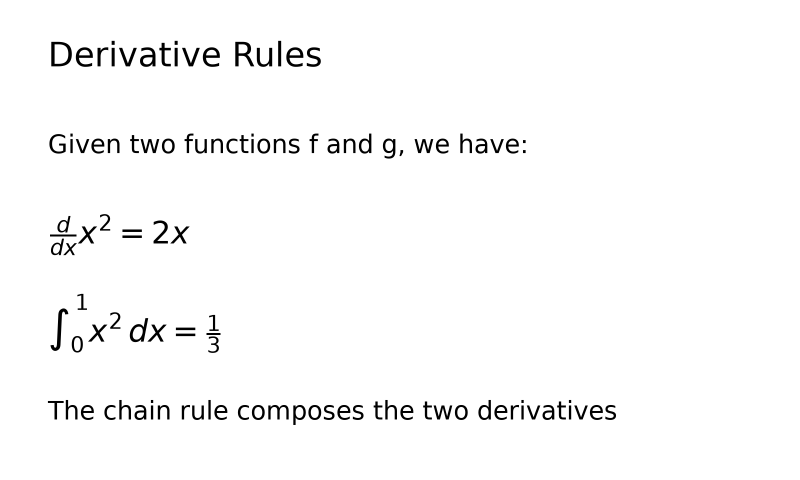
#> input picture assets/eval/board_01.png, 1600 x 960 px (shown at 1/2 size)
$ python pipeline.py ../assets/eval/board_01.png ../assets/eval/board_02.png
#> lines starting #> are read from the running program, lines starting #| are printed output that depends on the picture; after the words box and inside, x2 and y2 are one past the last pixel; in counts of white or black regions, pixels touching at a corner belong together
### preprocess/enhance.py
# -*- coding: utf-8 -*-
"""preprocess/enhance.py —— 图像增强四步(主责: B 郭佳欣;骨架: A 提供)

验证命令(填完函数后运行):
    python -m preprocess.enhance assets/test_text.png data/enhance_check
期望结果:
    data/enhance_check/ 下生成 gray.png / norm.png / binary.png / crop.png
    其中 crop.png 四边贴合内容,没有大片空白边;肉眼核对即可。

AI 辅助说明: 见 README「诚信声明」。

数据流(接口已冻结,只填函数体,不改签名):
    load_image(A) -> to_gray -> normalize -> binarize -> crop_content
    输入 bgr    : np.ndarray, 形状 (H, W, 3), uint8, BGR, 长边 <= 1600
    最终输出    : np.ndarray, 形状 (H, W),   uint8, 取值 0/255

极性约定(重要,联调时与 A 确认):
    本模块输出的二值图极性不保证(板书照片通常是"黑字白底");
    layout 入口会先 ensure_foreground_white() 统一成"字=白(255)"再切行。
    因此这里不需要你自己翻转极性,也不要改动 crop_content 的前景判断。
"""

from __future__ import annotations

import cv2
import numpy as np


def to_gray(bgr: np.ndarray) -> np.ndarray:
    """第一步: BGR 彩色图 -> 单通道灰度图。

    单行实现,用 cv2.cvtColor。验证:
        python -c "import cv2; from preprocess.enhance import to_gray; \
g = to_gray(cv2.imread('assets/test_text.png')); print(g.shape, g.dtype)"
    期望: (H, W) uint8 —— 比输入少一维。
    """
    return cv2.cvtColor(bgr, cv2.COLOR_BGR2GRAY)


def normalize(gray: np.ndarray) -> np.ndarray:
    """第二步: 光照归一化(CLAHE),把板书照片上的明暗拉均匀。

    用 cv2.createCLAHE(clipLimit=2.0, tileGridSize=(8, 8)) 再 .apply。
    验证: 对同一张图,角落发暗的区域在 norm.png 里字迹应更清晰均匀。
    """
    clahe = cv2.createCLAHE(clipLimit=2.0, tileGridSize=(8, 8))
    return clahe.apply(gray)


def binarize(gray: np.ndarray) -> np.ndarray:
    """第三步: Otsu 自动阈值二值化,输出只有 0 和 255 两种值。

    用 cv2.threshold(gray, 0, 255, cv2.THRESH_BINARY + cv2.THRESH_OTSU),
    阈值参数填 0 表示让 Otsu 自己找,不要手调数字。
    验证: binary.png 里整张图只有黑白两色,没有中间灰。
    """
    _, out = cv2.threshold(gray, 0, 255, cv2.THRESH_BINARY + cv2.THRESH_OTSU)
    return out


def crop_content(bin_img: np.ndarray) -> np.ndarray:
    """第四步: 用行列投影裁掉四周空白边。

    前景判断: 本步骤按"暗像素是字"统计(与 Otsu 输出极性一致),
    即 fg = (bin_img < 128)。不需要翻转极性,layout 入口会统一。

    算法步骤(参考《分工_B_版面分析.md》§3.4):
      1. fg = (bin_img < 128)              # True 表示是字
      2. rows = np.where(fg.any(axis=1))[0]  # 有字的行号
      3. cols = np.where(fg.any(axis=0))[0]  # 有字的列号
      4. 空图(len(rows)==0 或 len(cols)==0)原样返回,不要崩溃
      5. 用切片 bin_img[rows[0]:rows[-1]+1, cols[0]:cols[-1]+1] 裁剪

    验证: crop.png 四边贴合内容,无大片空白边。
    """
    fg = bin_img < 128                    # True = 暗像素 = 字
    rows = np.where(fg.any(axis=1))[0]
    cols = np.where(fg.any(axis=0))[0]
    if len(rows) == 0 or len(cols) == 0:
        return bin_img                    # 全空图: 原样返回,不要崩
    return bin_img[rows[0]:rows[-1] + 1, cols[0]:cols[-1] + 1]


# ---------------------------------------------------------------------------
# 以下自测脚本与四个函数的实现无关,B 不需要修改。
# 作用: 把一张样例图走完四步并存图,让你用眼睛检查每一步结果。
# ---------------------------------------------------------------------------
# [32 lines that do not run on import are left out]

### preprocess/pipeline.py
# -*- coding: utf-8 -*-
"""preprocess/pipeline.py —— 图像入口(主责: A 胡秉善)

验证命令:
    python -m preprocess.pipeline assets/test_text.png data/preprocess_check
期望结果:
    终端打印 bgr / binary 的尺寸;data/preprocess_check/ 下生成
    bgr.png(缩放后原图)和 binary.png(二值图)。
    binary.png 应为"整页裁剪过的二值图"(只有 0/255,四周空白已裁掉)。

AI 辅助说明: 见 README「诚信声明」。

冻结接口(Week 6 起不改,下游 layout/compose 依赖):
    load_image(path) -> np.ndarray        # BGR, 长边 <= MAX_SIDE(1600)
    preprocess(path) -> {"binary": 二值图, "bgr": 缩放后 BGR 图}

数据流:
    path -> load_image -> [B 的 enhance 四步] -> {"binary", "bgr"}

极性说明(与 enhance.py / segment.py 文件头呼应):
    本模块不保证 binary 的前景极性(通常"黑字白底");
    layout 入口的 ensure_foreground_white 负责统一成"字=白(255)"。
"""

from __future__ import annotations

import os

import cv2
import numpy as np

from config import MAX_SIDE
from preprocess.enhance import binarize, crop_content, normalize, to_gray


def _decode_image(path: str) -> np.ndarray | None:
    """用字节流读图,兼容中文/空格路径。

    为什么不用 cv2.imread:
        Windows 上 cv2.imread 走 ANSI 路径,遇到中文文件名直接返回 None
        (实测 "微信图片_xxx.jpg" 读不出来,imdecode 却正常)。
    """
    data = np.fromfile(path, dtype=np.uint8)
    if data.size == 0:
        return None
    return cv2.imdecode(data, cv2.IMREAD_COLOR)


def load_image(path: str, max_side: int = MAX_SIDE) -> np.ndarray:
    """读入图片并缩放,返回 BGR ndarray(长边 <= max_side)。

    - 路径含中文也可以(内部用 imdecode,不用 imread);
    - 读不到/非图片时抛 FileNotFoundError 或 ValueError(不返回 None);
    - 只在图太大时缩小,从不放大(放大只会糊)。
    """
    if not os.path.exists(path):
        raise FileNotFoundError(path)

    img = _decode_image(path)
    if img is None:
        raise ValueError(f"无法读取图片(格式不支持或文件损坏): {path}")

    h, w = img.shape[:2]
    scale = max_side / max(h, w)
    if scale < 1:
        img = cv2.resize(img, (int(w * scale), int(h * scale)))
    return img


def preprocess(path: str) -> dict:
    """完整预处理:原始路径 -> {"binary": 二值图, "bgr": 缩放后 BGR 图}。

    四步增强全部来自 B 的 preprocess/enhance.py:
        to_gray -> normalize -> binarize -> crop_content
    A 只负责读图、缩放和按序调用,不做任何像素级处理。
    """
    bgr = load_image(path)
#> in _decode_image, returned value is the input picture: shape (960, 1600, 3); min 0, max 255, mean 249.2
    gray = to_gray(bgr)              # B
    gray = normalize(gray)           # B
    bin_img = binarize(gray)         # B
#> in binarize, `_, out = cv2.threshold(gray, 0, 255, cv2.THRESH_BINARY + cv2.THRESH_OT..`: out: shape (960, 1600); 97.7% white; 112 black regions, largest, box (x1, y1, x2, y2) and area: (103, 84, 144, 133) 824, (471, 84, 508, 133) 784, (101, 617, 137, 702) 758
    bin_img = crop_content(bin_img)  # B
#> in crop_content, `fg = bin_img < 128`:
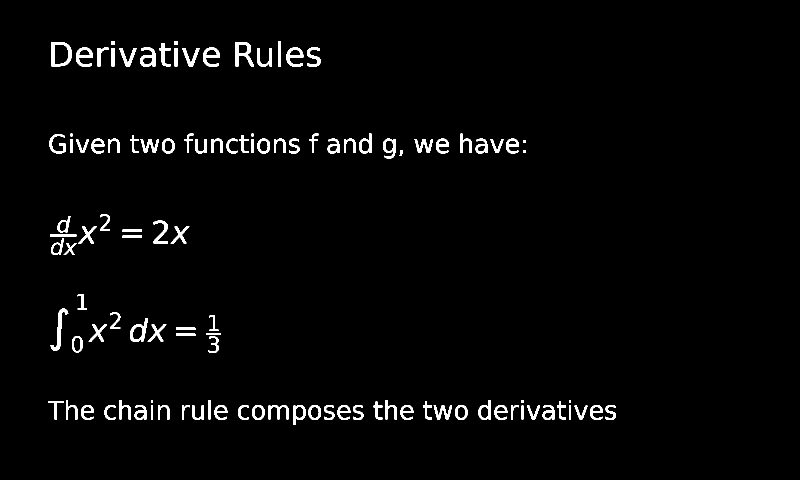
#> fg: shape (960, 1600) bool (shown at 1/2 size); 2.3% white; 112 white regions, largest, box (x1, y1, x2, y2) and area: (103, 84, 144, 133) 824, (471, 84, 508, 133) 784, (101, 617, 137, 702) 758
#> in crop_content, `rows = np.where(fg.any(axis=1))[0]`: rows = 352 values from 82 to 849
#> in crop_content, `cols = np.where(fg.any(axis=0))[0]`: cols = 1061 values from 96 to 1231
#> in crop_content, `return bin_img[rows[0]:rows[-1] + 1, cols[0]:cols[-1] + 1]`:
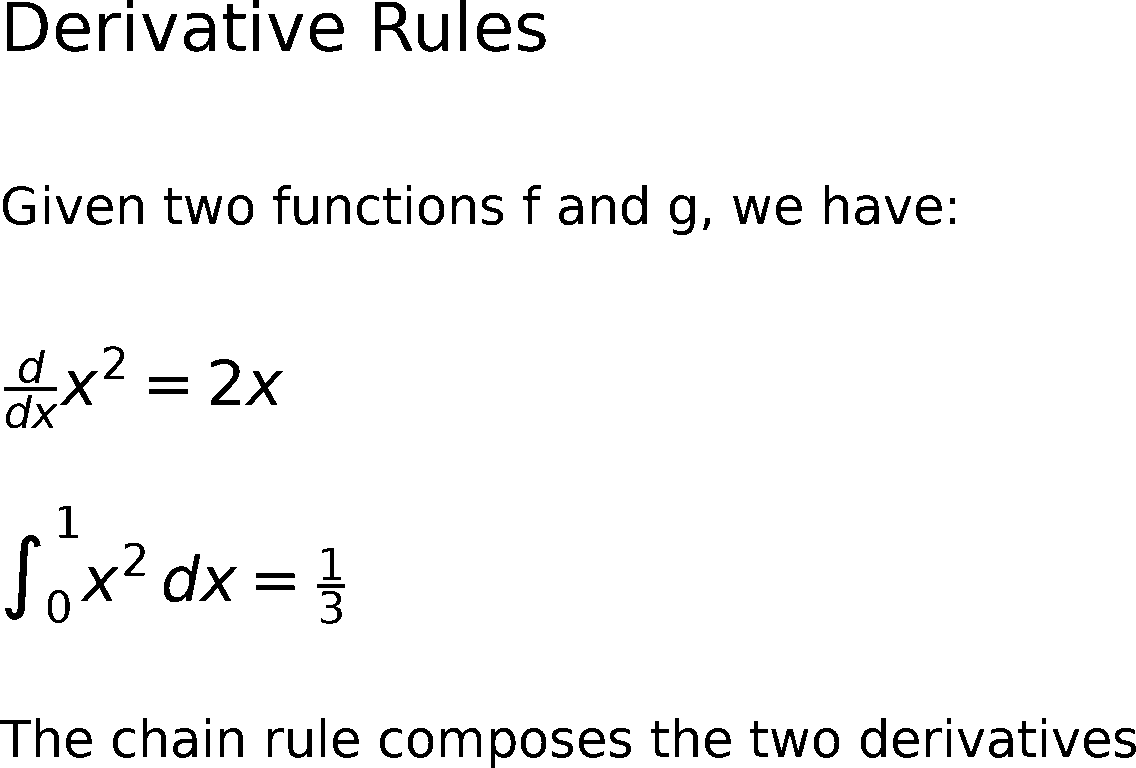
#> returned value: shape (768, 1136); 96% white; 112 black regions, largest, box (x1, y1, x2, y2) and area: (7, 2, 48, 51) 824, (375, 2, 412, 51) 784, (5, 535, 41, 620) 758
    return {"binary": bin_img, "bgr": bgr}


if __name__ == "__main__":
    import os
    import sys

    if len(sys.argv) != 3:
        print("用法: python -m preprocess.pipeline <图片路径> <输出目录>")
        raise SystemExit(1)

    src, out_dir = sys.argv[1], sys.argv[2]
    os.makedirs(out_dir, exist_ok=True)

    result = preprocess(src)
#> result = 2 items
    cv2.imwrite(os.path.join(out_dir, "bgr.png"), result["bgr"])
    cv2.imwrite(os.path.join(out_dir, "binary.png"), result["binary"])

    print(f"bgr   : {result['bgr'].shape} {result['bgr'].dtype}")
#| bgr   : (960, 1600, 3) uint8
    print(f"binary: {result['binary'].shape} {result['binary'].dtype}")
#| binary: (768, 1136) uint8
    print(f"已输出 2 张图到 {out_dir}/")

$ run again, on assets/eval/board_03.png
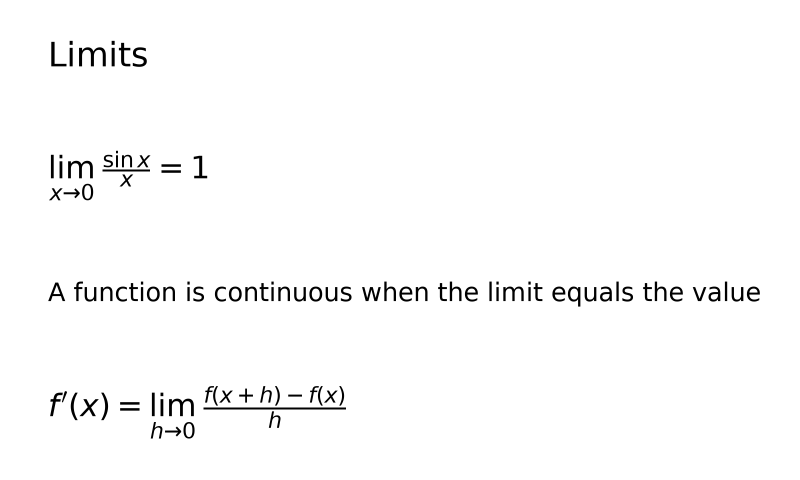
#> input picture assets/eval/board_03.png, 1600 x 960 px (shown at 1/2 size)
#> in _decode_image, returned value is the input picture: shape (960, 1600, 3); min 0, max 255, mean 250.4
#> out: shape (960, 1600); 98.2% white; 104 black regions, largest, box (x1, y1, x2, y2) and area: (407, 815, 692, 819) 1140, (158, 95, 212, 133) 844, (136, 322, 186, 357) 747
#> in crop_content, `fg = bin_img < 128`:
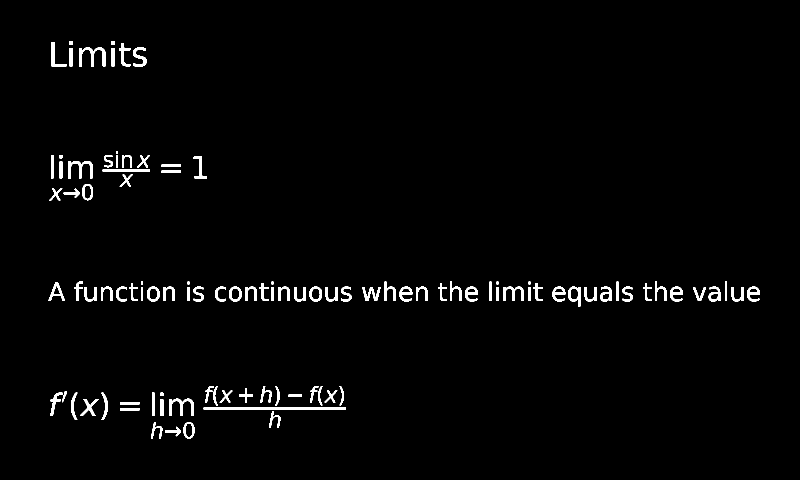
#> fg: shape (960, 1600) bool (shown at 1/2 size); 1.8% white; 104 white regions, largest, box (x1, y1, x2, y2) and area: (407, 815, 692, 819) 1140, (158, 95, 212, 133) 844, (136, 322, 186, 357) 747
#> rows = 303 values from 82 to 876
#> cols = 1147 values from 97 to 1519
#> in crop_content, `return bin_img[rows[0]:rows[-1] + 1, cols[0]:cols[-1] + 1]`:
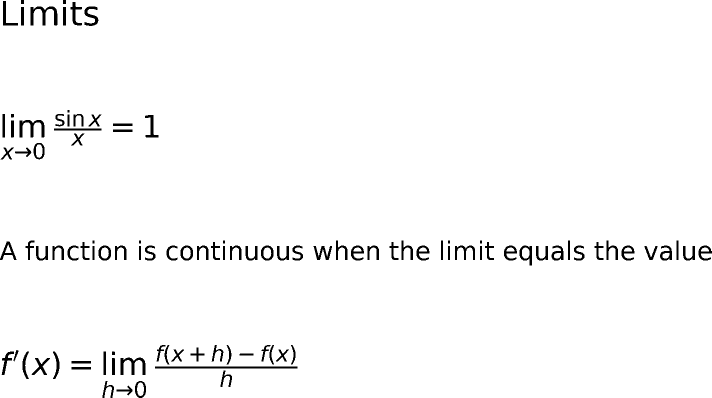
#> returned value: shape (795, 1423) (shown at 1/2 size); 97.5% white; 104 black regions, largest, box (x1, y1, x2, y2) and area: (310, 733, 595, 737) 1140, (61, 13, 115, 51) 844, (39, 240, 89, 275) 747
#> result = 2 items
#| bgr   : (960, 1600, 3) uint8
#| binary: (795, 1423) uint8

$ run again, on assets/eval/board_04.png
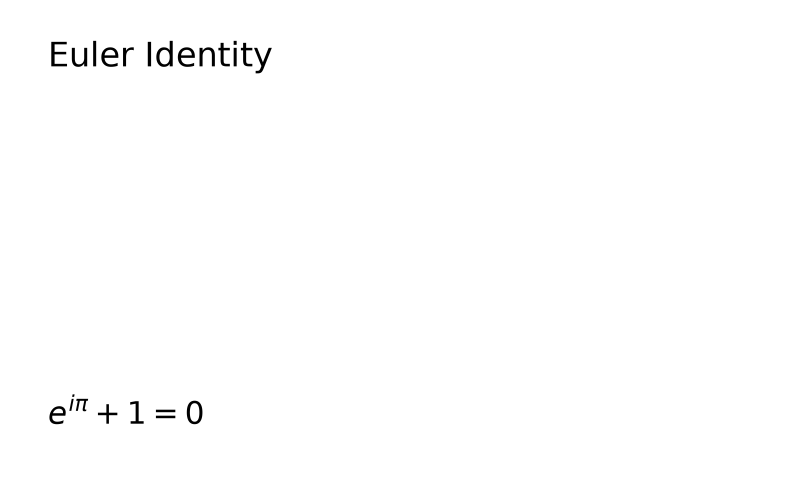
#> input picture assets/eval/board_04.png, 1600 x 960 px (shown at 1/2 size)
#> in _decode_image, returned value is the input picture: shape (960, 1600, 3); min 0, max 255, mean 253.5
#> out: shape (960, 1600); 99.4% white; 23 black regions, largest, box (x1, y1, x2, y2) and area: (313, 82, 345, 134) 703, (103, 84, 134, 133) 654, (374, 801, 405, 848) 631
#> in crop_content, `fg = bin_img < 128`:
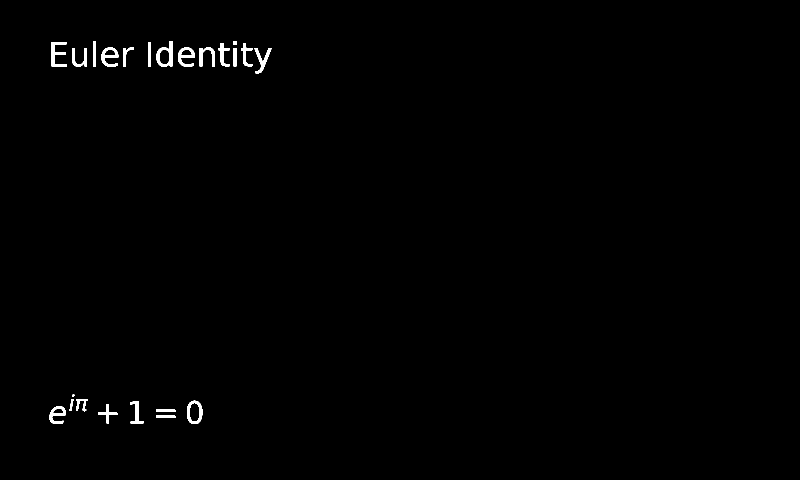
#> fg: shape (960, 1600) bool (shown at 1/2 size); 0.58% white; 23 white regions, largest, box (x1, y1, x2, y2) and area: (313, 82, 345, 134) 703, (103, 84, 134, 133) 654, (374, 801, 405, 848) 631
#> rows = 120 values from 82 to 847
#> cols = 366 values from 99 to 542
#> in crop_content, `return bin_img[rows[0]:rows[-1] + 1, cols[0]:cols[-1] + 1]`:
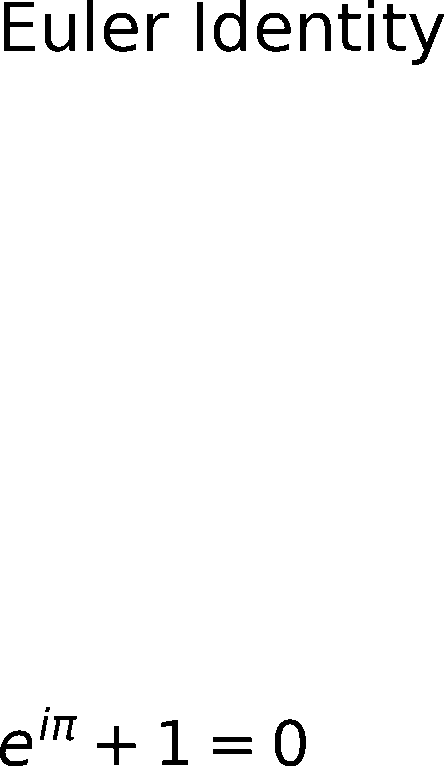
#> returned value: shape (766, 444); 97.4% white; 23 black regions, largest, box (x1, y1, x2, y2) and area: (214, 0, 246, 52) 703, (4, 2, 35, 51) 654, (275, 719, 306, 766) 631
#> result = 2 items
#| bgr   : (960, 1600, 3) uint8
#| binary: (766, 444) uint8
